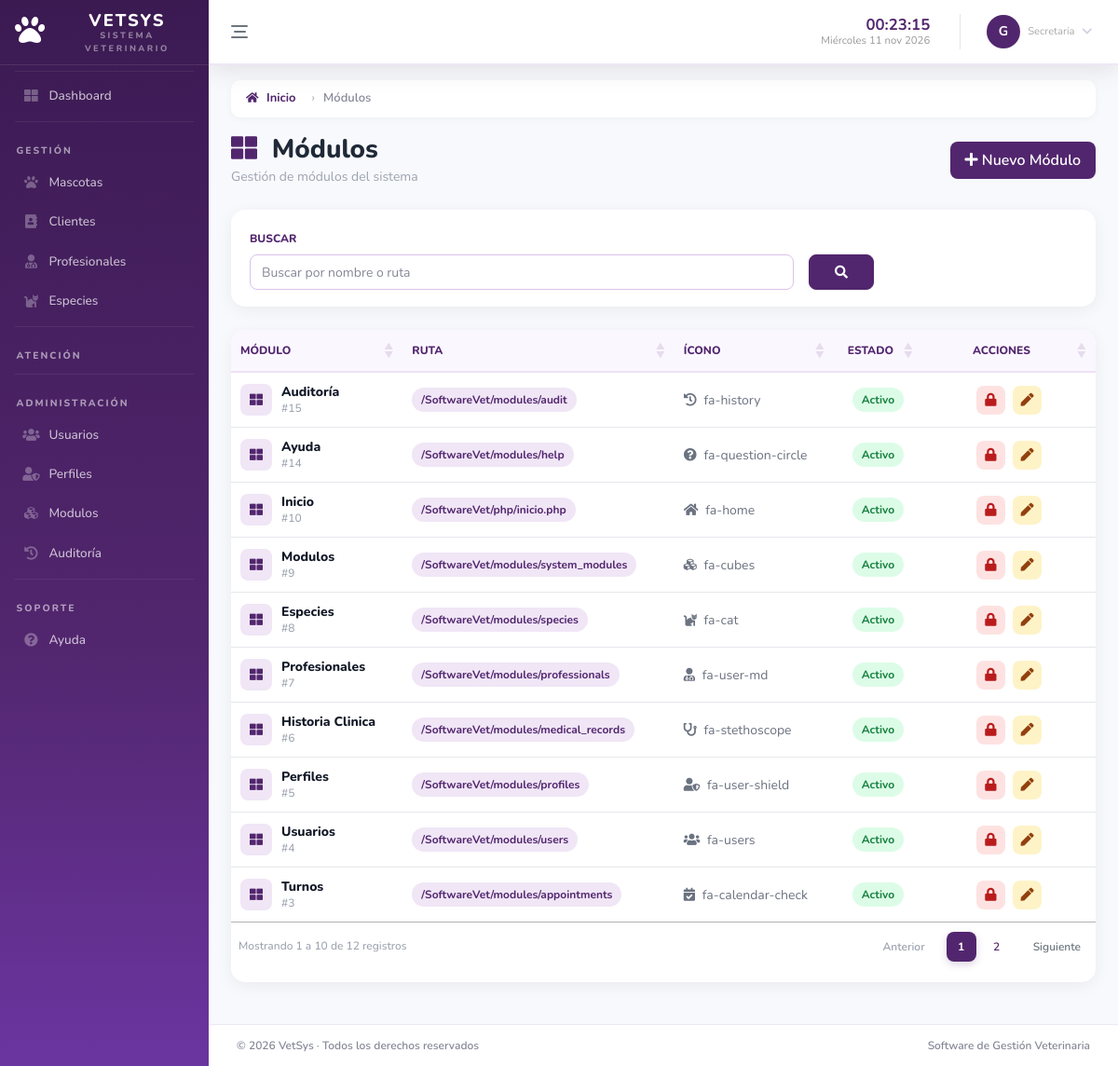
Screenshot of /modules/system_modules/index.php (signed in) with the database file from the repository.
### tables this page shows
CREATE TABLE `modulo` (
  `id_modulo` int NOT NULL AUTO_INCREMENT,
  `nombre_modulo` varchar(80) NOT NULL,
  `ruta` varchar(150) NOT NULL,
  `icono` varchar(50) DEFAULT NULL,
  `estado` tinyint DEFAULT '1',
  `categoria` varchar(50) NOT NULL,
  `orden` int NOT NULL DEFAULT '0',
  PRIMARY KEY (`id_modulo`)
);

### modules/system_modules/controllers/SystemModuleController.php (called while the page is built, shortened)
<?php
require_once __DIR__ . '/../models/SystemModuleModel.php';
class SystemModuleController{
    private $model;
    public function __construct($conexion){
        $this->model = new SystemModuleModel($conexion);
    }
    public function index(){
    $buscar = trim($_GET['buscar'] ?? '');
    $modulos = $this->model->getAll($buscar);
    require_once __DIR__ . '/../views/index.php';
    }
}

### modules/system_modules/index.php (called while the page is built, shortened)
<?php
require_once '../../app/validateRoute.php';
require_once 'controllers/SystemModuleController.php';
$controller = new SystemModuleController($conexion);
$controller->index();

### modules/system_modules/models/SystemModuleModel.php (called while the page is built, shortened)
<?php
class SystemModuleModel{
    private $conexion;
    public function __construct($conexion){
        $this->conexion = $conexion;
    }
    public function getAll($buscar = ''){
    $whereBuscar = "";
    return $this->conexion->query("SELECT id_modulo, nombre_modulo, ruta, icono, estado
        FROM modulo WHERE 1=1 $whereBuscar ORDER BY id_modulo DESC");
    }
}

### modules/system_modules/views/index.php (the view, shortened to what this page needs)
<?php
require_once '../../app/menu.php';
?>
<!DOCTYPE html>
<html lang="es">
<head>
<link href="../../vendor/fontawesome-free/css/all.min.css" rel="stylesheet">
<link href="../../css/sb-admin-2.min.css" rel="stylesheet">
<link href="../../css/index_module.css" rel="stylesheet">
<link rel="stylesheet" href="https://cdn.datatables.net/1.13.8/css/jquery.dataTables.min.css">
<link rel="stylesheet" href="https://cdn.datatables.net/buttons/2.4.2/css/buttons.dataTables.min.css">
</head>
<body>
<div class="vetsys-breadcrumb-container">
    <ol class="vetsys-breadcrumb">
        <li class="breadcrumb-item">
            <a href="/SoftwareVet/app/inicio.php">
                <i class="fas fa-home"></i> Inicio
            </a>
        </li>
        <li class="breadcrumb-item active">
            Módulos
        </li>
    </ol>
</div>
<div class="container-fluid">
    <div class="d-flex justify-content-between align-items-center flex-wrap mb-4">
        <div>
            <h1 class="h3 page-title">
                <i class="fas fa-th-large mr-2"></i> Módulos
            </h1>
            <div class="page-subtitle">Gestión de módulos del sistema</div>
        </div>
        <a href="create.php" class="btn btn-purple">
            <i class="fas fa-plus"></i> Nuevo Módulo
        </a>
    </div>
    <form method="GET" class="filter-card">
    <div class="row align-items-end">
        <div class="col-md-8">
            <label>Buscar</label>
            <input
                type="text"
                name="buscar"
                class="form-control"
                placeholder="Buscar por nombre o ruta"
                value="<?= htmlspecialchars($_GET['buscar'] ?? '') ?>">
        </div>
        <div class="col-md-1 px-1">
            <button
                type="submit"
                class="btn btn-filtro btn-block">
                <i class="fas fa-search"></i>
            </button>
        </div>
    </div>
</form>
    <div class="table-card">
        <div class="table-responsive">
            <table class="table table-hover" width="100%" id="tablaModulos">
                <thead>
                    <tr>
                        <th>Módulo</th>
                        <th>Ruta</th>
                        <th>Ícono</th>
                        <th class="text-center">Estado</th>
                        <th class="text-center acciones-th">Acciones</th>
                    </tr>
                </thead>
<tbody>
    <?php if ($modulos && $modulos->num_rows > 0) { ?>
        <?php while ($row = $modulos->fetch_object()) { ?>
            <tr class="<?= $row->estado == 0 ? 'inactivo-row' : '' ?>">
                <td>
                    <div class="d-flex align-items-center">
                        <span class="modulo-icon">
                            <i class="fas fa-th-large"></i>
                        </span>
                        <div>
                            <div class="modulo-name">
                                <?= htmlspecialchars($row->nombre_modulo) ?>
                            </div>
                            <div class="modulo-id">
                                #<?= $row->id_modulo ?>
                            </div>
                        </div>
                    </div>
                </td>
                <td>
                    <span class="ruta-badge">
                        <?= htmlspecialchars($row->ruta) ?>
                    </span>
                </td>
                <td class="dato-muted">
                    <?php if (!empty($row->icono)) { ?>
                        <i class="fas <?= htmlspecialchars($row->icono) ?> mr-1"></i>
                        <?= htmlspecialchars($row->icono) ?>
                    <?php } else { ?>
                        —
                    <?php } ?>
                </td>
                <td class="text-center">
                    <?php if ($row->estado == 1) { ?>
                        <span class="badge-estado activo">Activo</span>
                    <?php } else { ?>
                        <span class="badge-estado inactivo">Inactivo</span>
                    <?php } ?>
                </td>
     <td class="acciones-td">
    <div class="acciones-wrap">
        <div class="tooltip-action">
            <button
                class="btn-action <?= $row->estado == 1 ? 'btn-desactivar' : 'btn-activar' ?>"
                data-toggle="modal"
                data-target="#modalEstadoModulo"
                data-id="<?= $row->id_modulo ?>"
                data-nombre="<?= htmlspecialchars($row->nombre_modulo) ?>"
                data-estado="<?= $row->estado ?>">
                <i class="<?= $row->estado == 1 ? 'fas fa-lock' : 'fas fa-check' ?>"></i>
            </button>
        </div>
        <div class="tooltip-action">
            <a
                href="edit.php?id=<?= $row->id_modulo ?>"
                class="btn-action btn-edit">
                <i class="fas fa-pen"></i>
            </a>
        </div>
    </div>
</td>
            </tr>
        <?php } ?>
    <?php } ?>
</tbody>
</table>
</div>
</div>
</div>
</body>
</html>

### app/menu.php (shortened to what this page needs)
<?php
require __DIR__ . '/../settings/conexion.php';
$uri = $_SERVER['REQUEST_URI'] ?? '';
function isActive(string $path, string $uri): string {
    return str_contains($uri, $path) ? 'nav-active' : '';
}
    ?>
    <?php
$nombrePerfil       = $_SESSION['nombre_perfil'] ?? 'Sin perfil';
$nombrePerfilSeguro = htmlspecialchars($nombrePerfil);
$idPerfil = $_SESSION['id_perfil'];
$sql = "
SELECT
    m.id_modulo,
    m.nombre_modulo,
    m.ruta,
    m.icono,
    m.categoria,
    m.orden
FROM modulo m
INNER JOIN perfil_modulo pm
    ON pm.id_modulo = m.id_modulo
WHERE
    pm.id_perfil = ?
    AND m.estado = 1
ORDER BY
    m.categoria,
    m.orden
";
$stmt = mysqli_prepare($conexion, $sql);
mysqli_stmt_bind_param($stmt, "i", $idPerfil);
mysqli_stmt_execute($stmt);
$resultado = mysqli_stmt_get_result($stmt);
$menu = [];
while ($fila = mysqli_fetch_assoc($resultado)) {
    $menu[$fila['categoria']][] = $fila;
}
?>
<!DOCTYPE html>
<html lang="es">
<head>
    <link href="/SoftwareVet/vendor/fontawesome-free/css/all.min.css" rel="stylesheet">
    <link href="/SoftwareVet/css/sb-admin-2.min.css" rel="stylesheet">
    <link href="/SoftwareVet/css/style_menu.css" rel="stylesheet">
</head>
<body id="page-top" data-sidebar="full">
<div id="wrapper">
    <ul class="navbar-nav sidebar sidebar-dark accordion" id="accordionSidebar">
        <a class="sidebar-brand d-flex align-items-center justify-content-center" href="/SoftwareVet/app/inicio.php">
            <div class="sidebar-brand-icon mr-2">
                <i class="fas fa-paw"></i>
            </div>
            <div>
                <div class="brand-name">VETSYS</div>
                <div class="brand-sub">Sistema Veterinario</div>
            </div>
        </a>
        <hr class="sidebar-divider">
        <li class="nav-item">
            <a class="nav-link <?= isActive('/app/inicio.php', $uri) ?>" href="/SoftwareVet/app/inicio.php" data-label="Dashboard">
                <i class="fas fa-fw fa-th-large nav-icon"></i>
                <span class="nav-text">Dashboard</span>
            </a>
        </li>
       <hr class="sidebar-divider">
<div class="sidebar-heading">Gestión</div>
<?php
if (!empty($menu['Gestión'])):
    foreach ($menu['Gestión'] as $modulo):
?>
<li class="nav-item <?= isActive(parse_url($modulo['ruta'], PHP_URL_PATH), $uri) ?>">
    <a class="nav-link"
       href="<?= htmlspecialchars($modulo['ruta']) ?>"
       data-label="<?= htmlspecialchars($modulo['nombre_modulo']) ?>">
        <i class="fas fa-fw <?= htmlspecialchars($modulo['icono']) ?> nav-icon"></i>
        <span class="nav-text">
            <?= htmlspecialchars($modulo['nombre_modulo']) ?>
        </span>
    </a>
</li>
<?php
    endforeach;
endif;
?>
<hr class="sidebar-divider">
<div class="sidebar-heading">Atención</div>
<hr class="sidebar-divider">
<div class="sidebar-heading">
    Administración
</div>
<?php if (!empty($menu['Administración'])): ?>
<?php foreach ($menu['Administración'] as $modulo): ?>
<li class="nav-item <?= isActive(parse_url($modulo['ruta'], PHP_URL_PATH), $uri) ?>">
    <a class="nav-link"
       href="<?= htmlspecialchars($modulo['ruta']) ?>"
       data-label="<?= htmlspecialchars($modulo['nombre_modulo']) ?>">
        <i class="fas fa-fw <?= htmlspecialchars($modulo['icono']) ?> nav-icon"></i>
        <span class="nav-text">
            <?= htmlspecialchars($modulo['nombre_modulo']) ?>
        </span>
    </a>
</li>
<?php endforeach; ?>
<?php endif; ?>
<hr class="sidebar-divider">
<div class="sidebar-heading">Soporte</div>
<?php if (!empty($menu['Soporte'])): ?>
<?php foreach ($menu['Soporte'] as $modulo): ?>
<li class="nav-item <?= isActive(parse_url($modulo['ruta'], PHP_URL_PATH), $uri) ?>">
    <a class="nav-link"
       href="<?= htmlspecialchars($modulo['ruta']) ?>"
       data-label="<?= htmlspecialchars($modulo['nombre_modulo']) ?>">
        <i class="fas fa-fw <?= htmlspecialchars($modulo['icono']) ?> nav-icon"></i>
        <span class="nav-text">
            <?= htmlspecialchars($modulo['nombre_modulo']) ?>
        </span>
    </a>
</li>
<?php endforeach; ?>
<?php endif; ?>
    </ul>
    <div id="content-wrapper" class="d-flex flex-column">
        <div id="content">
            <?php
            $usuarioNombre = htmlspecialchars($_SESSION['usuario'] ?? 'Usuario');
            $partes       = array_filter(explode(' ', $usuarioNombre), fn($p) => $p !== '');
            $inicialesArr = array_map(fn($p) => strtoupper($p[0]), array_values($partes));
            $iniciales    = implode('', array_slice($inicialesArr, 0, 2));
            ?>
            <nav class="navbar navbar-expand navbar-light bg-white topbar mb-4 shadow">
                <button class="btn-sidebar-toggle d-none d-md-flex mr-3" id="sidebarModeBtn" title="Cambiar vista del menú">
                    <span class="bar bar1"></span>
                    <span class="bar bar2"></span>
                    <span class="bar bar3"></span>
                </button>
                <div class="ml-auto d-flex align-items-center">
                    <div class="topbar-clock d-none d-md-block mr-3 text-right">
                        <div class="clock-time" id="topbar-hora">--:--</div>
                        <div class="clock-date" id="topbar-fecha"></div>
                    </div>
                    <div class="nav-item dropdown no-arrow">
                        <a class="nav-link dropdown-toggle d-flex align-items-center"
                            href="#"
                            id="userDropdown"
                            data-toggle="dropdown"
                            aria-haspopup="true"
                            aria-expanded="false">
                            <div class="user-avatar mr-2"><?= $iniciales ?></div>
                            <div class="d-none d-lg-block text-left mr-1">
                                <div style="font-size:.7rem; color:#aaa; line-height:1;">
                                    <?= $nombrePerfilSeguro ?>
                                </div>
                            </div>
                            <i class="fas fa-chevron-down fa-xs text-gray-400 ml-1"></i>
                        </a>
                    </div>
                </div>
            </nav>
<footer class="footer-vetsys">
    <span>© 2026 VetSys · Todos los derechos reservados</span>
    <span class="footer-vetsys-right">
        Software de Gestión Veterinaria
    </span>
</footer>

### rows the page displays
modulo: nombre_modulo "Mascotas"
modulo: nombre_modulo "Clientes"
modulo: nombre_modulo "Profesionales", id_modulo "7", ruta "/SoftwareVet/modules/professionals", icono "fa-user-md", estado "Activo"
modulo: nombre_modulo "Especies", id_modulo "8", ruta "/SoftwareVet/modules/species", icono "fa-cat", estado "Activo"
modulo: nombre_modulo "Usuarios", id_modulo "4", ruta "/SoftwareVet/modules/users", icono "fa-users", estado "Activo"
modulo: nombre_modulo "Perfiles", id_modulo "5", ruta "/SoftwareVet/modules/profiles", icono "fa-user-shield", estado "Activo"
modulo: nombre_modulo "Modulos", id_modulo "9", ruta "/SoftwareVet/modules/system_modules", icono "fa-cubes", estado "Activo"
modulo: nombre_modulo "Auditoría", id_modulo "15", ruta "/SoftwareVet/modules/audit", icono "fa-history", estado "Activo"
modulo: nombre_modulo "Ayuda", id_modulo "14", ruta "/SoftwareVet/modules/help", icono "fa-question-circle", estado "Activo"
modulo: nombre_modulo "Inicio", id_modulo "10", ruta "/SoftwareVet/php/inicio.php", icono "fa-home", estado "Activo"
modulo: nombre_modulo "Historia Clinica", id_modulo "6", ruta "/SoftwareVet/modules/medical_records", icono "fa-stethoscope", estado "Activo"
modulo: nombre_modulo "Turnos", id_modulo "3", ruta "/SoftwareVet/modules/appointments", icono "fa-calendar-check", estado "Activo"

### other values shown
$iniciales "G"
$nombrePerfilSeguro "Secretaria"
